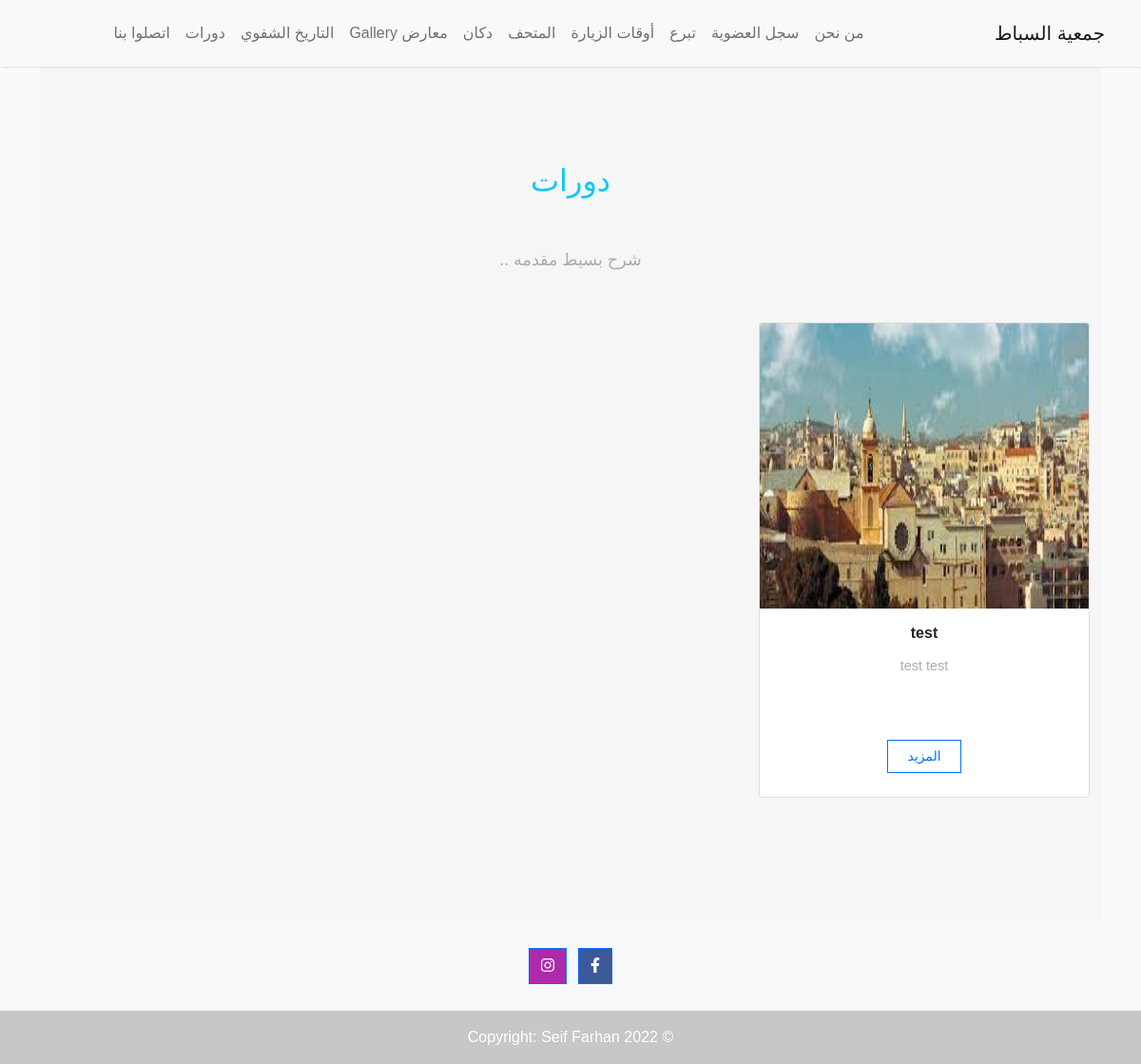
The app's page /training with its own data.
### app/models.py (models this page shows)
class Training(models.Model):
    title = models.CharField(max_length=255, verbose_name='العنوان')
    date = models.DateField(verbose_name='التاريخ')
    desc = models.TextField(verbose_name='النص')
    image = models.ImageField(upload_to='images/training/')

### app/views.py (the view)
# urls.py: path('training', views.training, name='training'),
def training(request):
    objs = Training.objects.all()
    return render(request, 'training.html', {'training': objs})

### app/templates/training.html (shortened to what this page needs)
{% extends 'base.html' %}
{% block body_block %}
    <section class="clean-block clean-services dark">
        <div class="container">
            <div class="block-heading"><h2 class="text-info"
                                           style="color: #0dcaf0!important;margin-top: 20px;margin-bottom: 50px;">
                دورات</h2>
                <p style="margin-bottom: 50px;">شرح بسيط مقدمه ..</p></div>
            <div class="row">
                {% for t in training %}
                    <div class="col-md-6 col-lg-4">
                        <div class="card" style="height: 500px;"><img class="card-img-top w-100 d-block"
                                                                      src="{{ t.image.url }}" width="220px"
                                                                      height="300px">
                            <div class="card-body"><h4 class="card-title"><strong>
                            </strong></h4>
                                <p class="card-text">{{ t.desc }}</p></div>
                            <div>
                                <button class="btn btn-outline-primary btn-sm" type="button">
                                    <a href="{% url 'app:training_blog' t.pk %}">المزيد</a>
                                </button>
                            </div>
                        </div>
                    </div>
                {% endfor %}
            </div>
        </div>
    </section>
{% endblock %}

### app/templates/base.html (style rules this page uses)
html, body { height: 100%; }

### records on screen
Training: image (picture), desc "test test"
